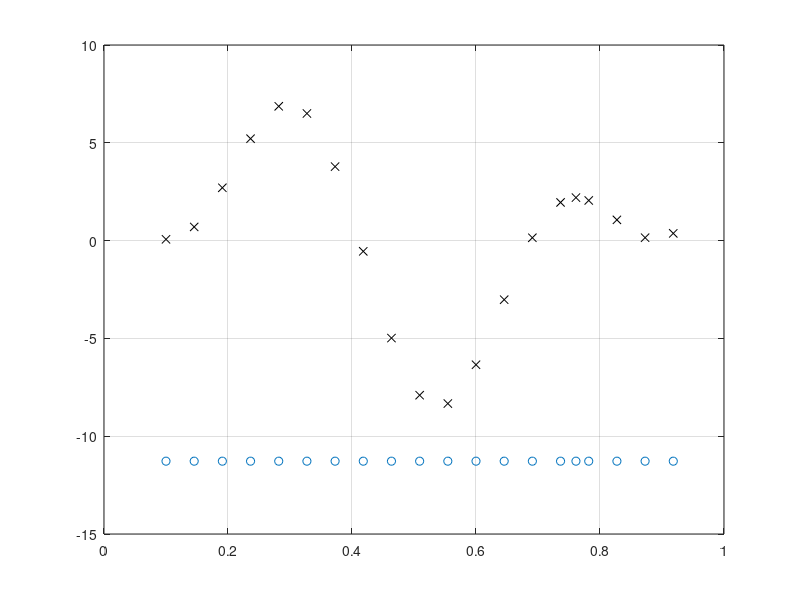

Write the MATLAB code that produced this figure.
clc;

    % žingsnis:
    n = 0.3;

% Aproksimavimo intervalas:
x = 0.1:1/22:1;
fprintf("x:"); disp(x);

% Aproksimuojamoji funkcija (tikrosios vertės):
d = 5*sin(8*x) + 4*cos(16*x + pi/3);
fprintf("d:"); disp(d);

plot(x, d, 'kx'); grid;

% Pasirenku naudoti 4 neuronų paslėptąjį sl.

% Pradines koeficientų reikšmes imu atsitiktines:
w1_11_n0 = rand(1);  b1_1_n0  = rand(1);
w1_21_n0 = rand(1);  b1_2_n0  = rand(1);
w1_31_n0 = rand(1);  b1_3_n0  = rand(1);
w1_41_n0 = rand(1);  b1_4_n0  = rand(1);
w1_51_n0 = rand(1);  b1_5_n0  = rand(1);
w1_61_n0 = rand(1);  b1_6_n0  = rand(1);

w2_11_n0 = rand(1);
w2_12_n0 = rand(1);
w2_13_n0 = rand(1);
w2_14_n0 = rand(1);
w2_15_n0 = rand(1);
w2_16_n0 = rand(1);
b2_1_n0  = rand(1);

% Skaičiuoju tinklo atsaką,
y = zeros(1, length(x));
% ... ir kiekvienos iteracijos klaidas,
e = zeros(1, length(x));

for i=1:length(x)
    % paslėptojo sl. neuronų įėjimai:
    v1 = x(i) * w1_11_n0 + b1_1_n0;
    v2 = x(i) * w1_21_n0 + b1_2_n0;
    v3 = x(i) * w1_31_n0 + b1_3_n0;
    v4 = x(i) * w1_41_n0 + b1_4_n0;
    v5 = x(i) * w1_51_n0 + b1_5_n0;
    v6 = x(i) * w1_61_n0 + b1_6_n0;

    % ... jų išėjimai:
    y1 = tanh(v1);
    y2 = tanh(v2);
    y3 = tanh(v3);
    y4 = tanh(v4);
    y5 = tanh(v5);
    y6 = tanh(v6);

    % iš. sl. neurono išėjimas:
    y(i) = y1 * w2_11_n0 + ...
           y2 * w2_12_n0 + ...
           y3 * w2_13_n0 + ...
           y4 * w2_14_n0 + ...
           y5 * w2_15_n0 + ...
           y6 * w2_16_n0 + ...
                b2_1_n0;

    % iteracijos klaida:
    e(i) = d(i) - y(i);

    % sumatoriaus aktyvavimo funkcija = v;
    % jos išvestinė (pagal v) = 1;

    % imame tikslo funkciją = e^2/2;
    % jos išvestinė (pagal e) = e;

    % išėjimo sl. gradientas:
    delta2 = 1 * e(i);

    % išėjimo sl. koeficientai (tikslinimas):
    w2_11_n1 = w2_11_n0 + n * delta2 * y1;
    w2_12_n1 = w2_12_n0 + n * delta2 * y2;
    w2_13_n1 = w2_13_n0 + n * delta2 * y3;
    w2_14_n1 = w2_14_n0 + n * delta2 * y4;
    w2_15_n1 = w2_15_n0 + n * delta2 * y5;
    w2_16_n1 = w2_16_n0 + n * delta2 * y6;
    b2_1_n1  = b2_1_n0  + n * delta2;

    % paslėptojo sl. gradientai:
        % phi(v)=tanh(v) išvestinė (pagal v) = (1 - y * y);
    delta1_1 = (1 - y(i) * y(i)) * delta2 * w2_11_n0;
    delta1_2 = (1 - y(i) * y(i)) * delta2 * w2_12_n0;
    delta1_3 = (1 - y(i) * y(i)) * delta2 * w2_13_n0;
    delta1_4 = (1 - y(i) * y(i)) * delta2 * w2_14_n0;
    delta1_5 = (1 - y(i) * y(i)) * delta2 * w2_15_n0;
    delta1_6 = (1 - y(i) * y(i)) * delta2 * w2_16_n0;

    % paslėptojo sl. koeficientai (tikslinimas):
    w1_11_n0 = w1_11_n0 + n * delta1_1 * x(i);
    w1_21_n0 = w1_21_n0 + n * delta1_2 * x(i);
    w1_31_n0 = w1_31_n0 + n * delta1_3 * x(i);
    w1_41_n0 = w1_41_n0 + n * delta1_4 * x(i);
    w1_51_n0 = w1_51_n0 + n * delta1_5 * x(i);
    w1_61_n0 = w1_61_n0 + n * delta1_6 * x(i);

    b1_1_n0  = b1_1_n0  + n * delta1_1;
    b1_2_n0  = b1_2_n0  + n * delta1_2;
    b1_3_n0  = b1_3_n0  + n * delta1_3;
    b1_4_n0  = b1_4_n0  + n * delta1_4;
    b1_5_n0  = b1_5_n0  + n * delta1_5;
    b1_6_n0  = b1_6_n0  + n * delta1_6;

    % atnaujintus koeficientus įrašome į senųjų vietą (jau nebeverta saugoti):
    w2_11_n0 = w2_11_n1;
    w2_12_n0 = w2_12_n1;
    w2_13_n0 = w2_13_n1;
    w2_14_n0 = w2_14_n1;
    w2_15_n0 = w2_15_n1;
    w2_16_n0 = w2_16_n1;
    b2_1_n0  = b2_1_n1;

    %% galimai šito nereikės, kadangi gradientų skaičiavimui reikalingos
    %% senosios w-vertės panaudotos prieš jų atnaujinimą
    %% (sugrupavus delta1_* skaičiavimus kartu, aukščiau).
    %% w1_11_n0 = w1_11_n1;
end

fprintf("y:"); disp(y);
fprintf("e:"); disp(e);

% patikrinkime perceptrono veiksnumą:

x(i) = 0.7612; % tada y turėtų būti:
d(i) = 5*sin(8*x(i)) + 4*cos(16*x(i) + pi/3); % 2.198;

for i=1:length(x)
    % paslėptojo sl. neuronų įėjimai:
    v1 = x(i) * w1_11_n0 + b1_1_n0;
    v2 = x(i) * w1_21_n0 + b1_2_n0;
    v3 = x(i) * w1_31_n0 + b1_3_n0;
    v4 = x(i) * w1_41_n0 + b1_4_n0;
    v5 = x(i) * w1_51_n0 + b1_5_n0;
    v6 = x(i) * w1_61_n0 + b1_6_n0;

    % ... jų išėjimai:
    y1 = tanh(v1);
    y2 = tanh(v2);
    y3 = tanh(v3);
    y4 = tanh(v4);
    y5 = tanh(v5);
    y6 = tanh(v6);

    % iš. sl. neurono išėjimas:
    y(i) = y1 * w2_11_n0 + ...
           y2 * w2_12_n0 + ...
           y3 * w2_13_n0 + ...
           y4 * w2_14_n0 + ...
           y5 * w2_15_n0 + ...
           y6 * w2_16_n0 + ...
                b2_1_n0;

    % iteracijos klaida:
    e(i) = d(i) - y(i);
end

plot(x, d, 'kx', x, y, 'o'); grid;

fprintf("x = %f, d = %f, aproksimuotas y = %f, paklaida e = %f.\n", x(i), d(i), y(i), e(i));
% kai x=0.7612, gauname y=1.212585 (vietoj 2.198)
%
% Po mano klaidos pataisymo paklaida vis tiek didoka su n=0.1 ir 40 taškų:
% x = 0.761200, d = 2.198000, aproksimuotas y = 2.782822, paklaida e = -0.584822.
%
% O su n=0.3 ir 20 taškų išvis baisu:
% x = 0.761200, d = 2.198000, aproksimuotas y = 64.335443, paklaida e = -62.137443.
%
% Pakeitus tanh(v) į 1/(1+exp(-v)) mažai pagerėjimo:
% x = 0.761200, d = 2.198011, aproksimuotas y = 46.124632, paklaida e = -43.926622.

fprintf("Pabaiga.\n");
